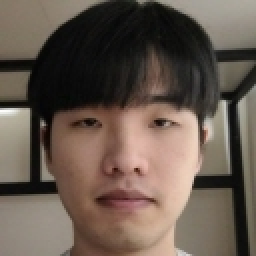
//> input picture 10_face_Verification/myface.jpg, 128 x 128 px (shown 2 times larger)
$ ./소스   (built with g++ and OpenCV 4)
//> lines starting //> are read from the running program, lines starting //| are printed output that depends on the picture
#include <stdio.h>
#include <stdlib.h>
#include <iostream>
#include <opencv2/highgui.hpp>
#include <opencv2/opencv.hpp>
#include <cmath>
#include <opencv2/objdetect/objdetect.hpp>
#include <opencv2/ml/ml.hpp>
using namespace cv;
using namespace cv::ml;
using namespace std;
//   1  1  1  1 1 1 1 1
// 128 64 32 16 8 4 2 1
static int uniform[256] =
{
	0,1,2,3,4,58,5,6,7,58,58,58,8,58,9,10,11,58,58,58,58,58,58,58,12,58,58,58,13,58,
	14,15,16,58,58,58,58,58,58,58,58,58,58,58,58,58,58,58,17,58,58,58,58,58,58,58,18,
	58,58,58,19,58,20,21,22,58,58,58,58,58,58,58,58,58,58,58,58,58,58,58,58,58,58,58,
	58,58,58,58,58,58,58,58,58,58,58,58,23,58,58,58,58,58,58,58,58,58,58,58,58,58,
	58,58,24,58,58,58,58,58,58,58,25,58,58,58,26,58,27,28,29,30,58,31,58,58,58,32,58,
	58,58,58,58,58,58,33,58,58,58,58,58,58,58,58,58,58,58,58,58,58,58,34,58,58,58,58,
	58,58,58,58,58,58,58,58,58,58,58,58,58,58,58,58,58,58,58,58,58,58,58,58,58,58,
	58,35,36,37,58,38,58,58,58,39,58,58,58,58,58,58,58,40,58,58,58,58,58,58,58,58,58,
	58,58,58,58,58,58,41,42,43,58,44,58,58,58,45,58,58,58,58,58,58,58,46,47,48,58,49,
	58,58,58,50,51,52,58,53,54,55,56,57
};

void cal_LBP(Mat in, Mat bi) {
	int val;

	for (int y = 0; y < in.rows; y++) {
		for (int x = 0; x < in.cols; x++) {
			val = in.at<uchar>(y, x);
			if (x == 0) {
				if (y == 0) {
					bi.at<uchar>(0, 0) += (val < in.at<uchar>(y, x + 1)) ? 32 : 0;
					bi.at<uchar>(0, 0) += (val < in.at<uchar>(y + 1, x + 1)) ? 16 : 0;
					bi.at<uchar>(0, 0) += (val < in.at<uchar>(y + 1, x)) ? 8 : 0;
				}
				else if (y == in.rows - 1) {
					bi.at<uchar>(in.rows - 1, 0) += (val < in.at<uchar>(y - 1, x)) ? 128 : 0;
					bi.at<uchar>(in.rows - 1, 0) += (val < in.at<uchar>(y - 1, x + 1)) ? 64 : 0;
					bi.at<uchar>(in.rows - 1, 0) += (val < in.at<uchar>(y, x + 1)) ? 32 : 0;
				}
				else {
					bi.at<uchar>(y, x) += (val < in.at<uchar>(y - 1, x)) ? 128 : 0;
					bi.at<uchar>(y, x) += (val < in.at<uchar>(y - 1, x + 1)) ? 64 : 0;
					bi.at<uchar>(y, x) += (val < in.at<uchar>(y, x + 1)) ? 32 : 0;
					bi.at<uchar>(y, x) += (val < in.at<uchar>(y + 1, x + 1)) ? 16 : 0;
					bi.at<uchar>(y, x) += (val < in.at<uchar>(y + 1, x)) ? 8 : 0;
				}
			}
			else if (x == in.cols - 1) {
				if (y == 0) {
					bi.at<uchar>(y, x) += (val < in.at<uchar>(y + 1, x)) ? 8 : 0;
					bi.at<uchar>(y, x) += (val < in.at<uchar>(y + 1, x - 1)) ? 4 : 0;
					bi.at<uchar>(y, x) += (val < in.at<uchar>(y, x - 1)) ? 2 : 0;
				}
				else if (y == in.rows - 1) {
					bi.at<uchar>(y, x) += (val < in.at<uchar>(y - 1, x)) ? 128 : 0;
					bi.at<uchar>(y, x) += (val < in.at<uchar>(y, x - 1)) ? 2 : 0;
					bi.at<uchar>(y, x) += (val < in.at<uchar>(y - 1, x - 1)) ? 1 : 0;
				}
				else {
					bi.at<uchar>(y, x) += (val < in.at<uchar>(y - 1, x)) ? 128 : 0;
					bi.at<uchar>(y, x) += (val < in.at<uchar>(y + 1, x)) ? 8 : 0;
					bi.at<uchar>(y, x) += (val < in.at<uchar>(y + 1, x - 1)) ? 4 : 0;
					bi.at<uchar>(y, x) += (val < in.at<uchar>(y, x - 1)) ? 2 : 0;
					bi.at<uchar>(y, x) += (val < in.at<uchar>(y - 1, x - 1)) ? 1 : 0;
				}
			}
			else if (y == 0) {
				bi.at<uchar>(y, x) += (val < in.at<uchar>(y, x + 1)) ? 32 : 0;
				bi.at<uchar>(y, x) += (val < in.at<uchar>(y + 1, x + 1)) ? 16 : 0;
				bi.at<uchar>(y, x) += (val < in.at<uchar>(y + 1, x)) ? 8 : 0;
				bi.at<uchar>(y, x) += (val < in.at<uchar>(y + 1, x - 1)) ? 4 : 0;
				bi.at<uchar>(y, x) += (val < in.at<uchar>(y, x - 1)) ? 2 : 0;
			}
			else if (y == in.rows - 1) {
				bi.at<uchar>(y, x) += (val < in.at<uchar>(y - 1, x)) ? 128 : 0;
				bi.at<uchar>(y, x) += (val < in.at<uchar>(y - 1, x + 1)) ? 64 : 0;
				bi.at<uchar>(y, x) += (val < in.at<uchar>(y, x + 1)) ? 32 : 0;
				bi.at<uchar>(y, x) += (val < in.at<uchar>(y, x - 1)) ? 2 : 0;
				bi.at<uchar>(y, x) += (val < in.at<uchar>(y - 1, x - 1)) ? 1 : 0;
			}
			else {
				bi.at<uchar>(y, x) += (val < in.at<uchar>(y - 1, x)) ? 128 : 0;
				bi.at<uchar>(y, x) += (val < in.at<uchar>(y - 1, x + 1)) ? 64 : 0;
				bi.at<uchar>(y, x) += (val < in.at<uchar>(y, x + 1)) ? 32 : 0;
				bi.at<uchar>(y, x) += (val < in.at<uchar>(y + 1, x + 1)) ? 16 : 0;
				bi.at<uchar>(y, x) += (val < in.at<uchar>(y + 1, x)) ? 8 : 0;
				bi.at<uchar>(y, x) += (val < in.at<uchar>(y + 1, x - 1)) ? 4 : 0;
				bi.at<uchar>(y, x) += (val < in.at<uchar>(y, x - 1)) ? 2 : 0;
				bi.at<uchar>(y, x) += (val < in.at<uchar>(y - 1, x - 1)) ? 1 : 0;
			}
		}
	}
}
void make_histo(Mat en, Mat bi, float** histo) {
	int count = 0; // histogram 줄 표시용
	int val;
	for (int y = 0; y <= en.rows - 32; y += 16) {
		for (int x = 0; x <= en.cols - 32; x += 16) {

			for (int j = 0; j < 32; j++) {
				for (int i = 0; i < 32; i++) {
					val = (int)bi.at<uchar>(y + j, x + i);
					histo[count][val] += 1.;
				}
			}
			count++;
		}
	}
	float histo_sum;

	// en histo normalization
	for (int i = 0; i < (en.rows / 16 - 1) * (en.cols / 16 - 1); i++) {
		histo_sum = 0.;
		for (int a = 0; a < 256; a++) {
			histo_sum += histo[i][a] * histo[i][a];
		}
		histo_sum = sqrt(histo_sum);
		for (int a = 0; a < 256; a++) {
			histo[i][a] /= histo_sum;
		}
	}
}
void main() {

	Mat en;

	en = imread("myface.jpg", IMREAD_GRAYSCALE);
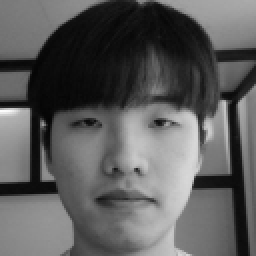
//> en: 128 rows x 128 cols, CV_8UC1 (shown 2 times larger); min 4, max 253, mean 92.2


	Mat loc_bi = Mat::zeros(en.rows, en.cols, CV_8UC1); // en LBP

	cal_LBP(en, loc_bi);
//> the loop in cal_LBP, `for (int y = 0; y < in.rows; y++)` made 128 passes
//> val on passes 1 to 12: 168, 168, 166, 165, 163, 160, 158, 156, 150, 149, 147, 144
//> after the loop in cal_LBP, `for (int y = 0; y < in.rows; y++)`:
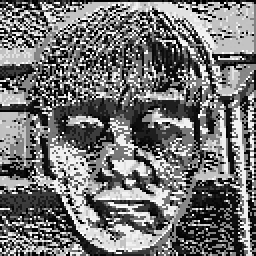
//> bi: 128 rows x 128 cols, CV_8UC1 (shown 2 times larger); min 0, max 255, mean 115.3
//> after the loop in cal_LBP, `for (int y = 0; y < in.rows; y++)`: val = 96
	for (int i = 0; i < en.cols; i++) {
		for (int j = 0; j < en.rows; j++) {
			int temp = loc_bi.at<uchar>(j, i);
			loc_bi.at<uchar>(j, i) = uniform[temp];
		}
	}
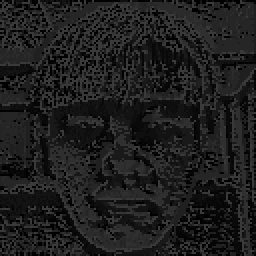
//> loc_bi: 128 rows x 128 cols, CV_8UC1 (shown 2 times larger); min 0, max 58, mean 30

	// en histo 동적 할당
	float** en_histo;
	en_histo = (float**)calloc((en.rows / 16 - 1) * (en.cols / 16 - 1), sizeof(float*));
	for (int i = 0; i < (en.rows / 16 - 1) * (en.cols / 16 - 1); i++) {
		en_histo[i] = (float*)calloc(256, sizeof(float));
	}

	// ver histo 동적 할당
	float** ver_histo;
	ver_histo = (float**)calloc((en.rows / 16 - 1) * (en.cols / 16 - 1), sizeof(float*));
	for (int i = 0; i < (en.rows / 16 - 1) * (en.cols / 16 - 1); i++) {
		ver_histo[i] = (float*)calloc(256, sizeof(float));
	}

	// en histo 구현, normalization
	make_histo(en, loc_bi, en_histo);
//> the loop in make_histo, `for (int y = 0; y <= en.rows - 32; y += 16)` made 7 passes
//> (val, count) on passes 1 to 7: (5, 7), (30, 14), (0, 21), (29, 28), (29, 35), (6, 42), (1, 49)
//> after the loop in make_histo, `for (int y = 0; y <= en.rows - 32; y += 16)`: val = 1; count = 49
//> the loop in make_histo, `for (int i = 0; i < (en.rows / 16 - 1) * (en.cols / 16 - 1); i++)` made 49 passes
//> histo_sum on passes 1 to 12: 308.5, 320.6, 358.6, 307.4, 260.7, 254.3, 293.5, 286.4, 368.1, 373.9, 289.1, 233.5
//> after the loop in make_histo, `for (int i = 0; i < (en.rows / 16 - 1) * (en.cols / 16 - 1); i++)`: histo_sum = 290.1


	VideoCapture capture(0);
	Mat frame;
	Mat frame_gray;
	CascadeClassifier cascade;

	cascade.load("C:/Opencv/opencv/sources/data/lbpcascades/lbpcascade_frontalface.xml");
	if (!capture.isOpened()) {
		printf("Couldn’t open the web camera…\n");
		return;
//> (the program exits here)
